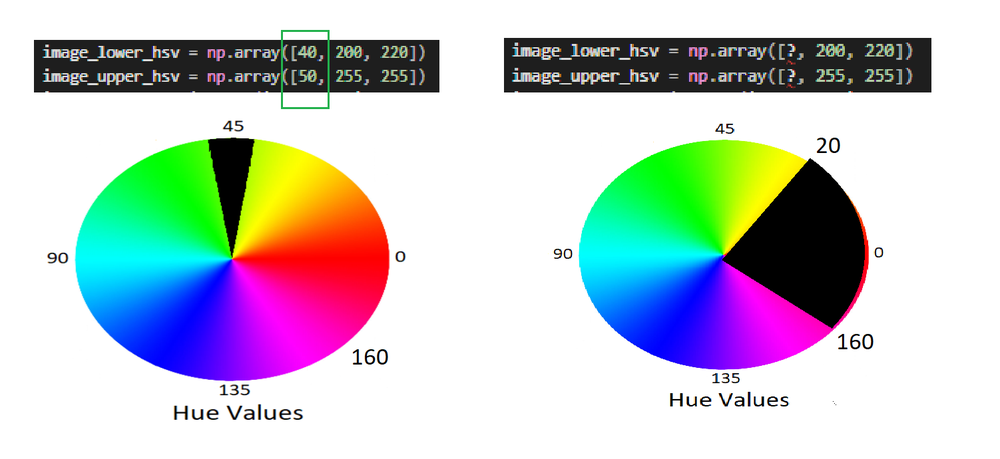
#> input picture hsv.png, 1000 x 459 px, shrunk from 1502 x 690 before the run, given in place of the camera
$ python 7-color-filtering.py
#> lines starting #> are read from the running program, lines starting #| are printed output that depends on the picture; after the words box and inside, x2 and y2 are one past the last pixel; in counts of white or black regions, pixels touching at a corner belong together
import cv2
import numpy as np

cap = cv2.VideoCapture(0)

while(True):
	_, frame = cap.read()
#> frame is the input picture: shape (459, 1000, 3); mean B, G, R 201.9, 199.7, 194.8
	# hue, sat, val .. color range purpose
	hsv_version = cv2.cvtColor(frame, cv2.COLOR_BGR2HSV)
#> hsv_version: shape (459, 1000, 3); mean H, S, V 24, 58.3, 226.2

	lower_red = np.array([30,150,50])
	upper_red = np.array([255,255,180])

	# if in range 1, not in range 0 - binary
	mask = cv2.inRange(hsv_version, lower_red, upper_red)
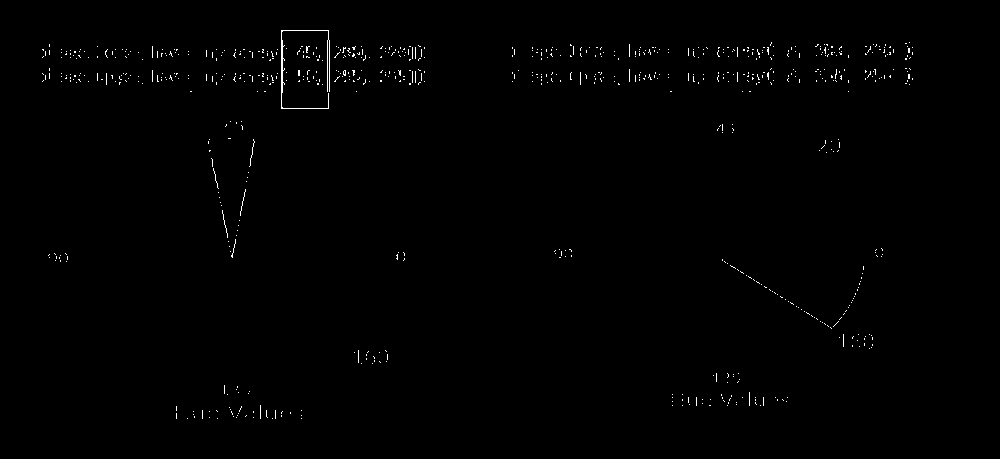
#> mask: shape (459, 1000); 0.56% white in thin lines or dots, all inside (x1, y1, x2, y2) = (42, 30, 913, 419)
	res = cv2.bitwise_and(frame, frame, mask=mask)
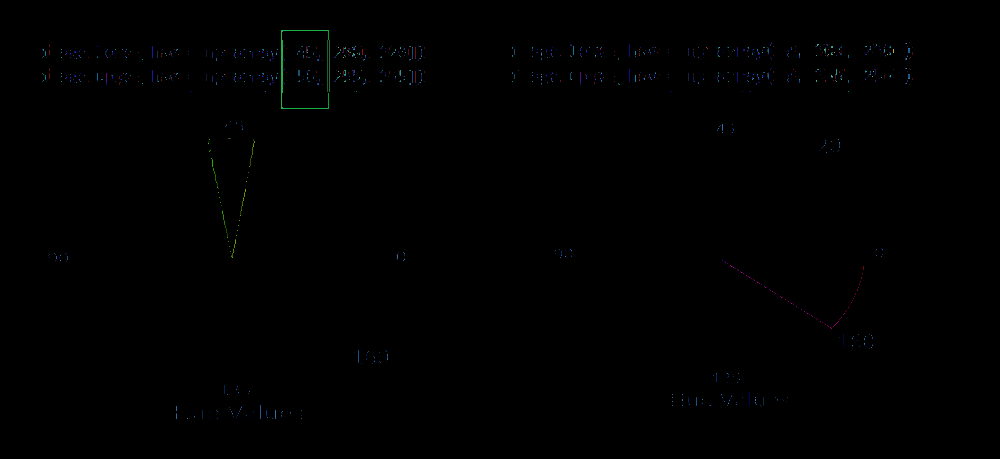
#> res: shape (459, 1000, 3); mean B, G, R 0.5, 0.4, 0.2

	cv2.imshow('frame',frame)
	cv2.imshow('mask',mask)
	cv2.imshow('result',res)

	k = cv2.waitKey(5) & 0xFF
#> (key q is pressed here)
	if(k == ord('q')):
		break

cv2.destroyAllWindows()
cap.release()
